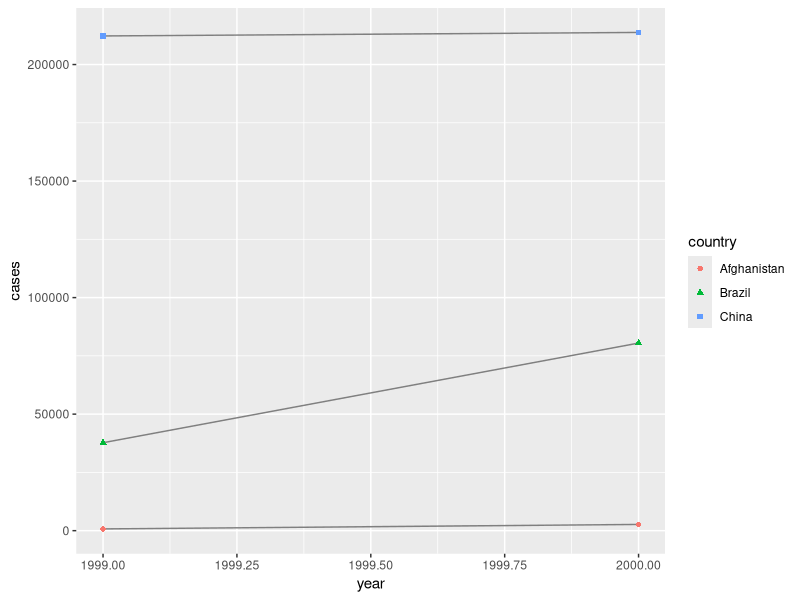

The R script that drew this image: (Note: this script raises an error after producing the figure.)
## ---- chunk 1
knitr::opts_chunk$set(echo = TRUE)
## ---- chunk 2
library(tidyverse)
table1
table2
table3
table1 %>%
  mutate(rate= cases / population*10000) #computes rate per 10,000
table1 %>% 
  count(year, wt= cases) #computes cases per year
## ---- chunk 3
library(ggplot2)
ggplot(table1, aes(year, cases)) +
  geom_line(aes(group = country), color= "grey50") +
  geom_point(aes(color= country, shape= country))
## ---- chunk 4
billboard
billboard |>
  pivot_longer(
    cols= starts_with("wk"), #specifys colums to pivot(the ones that aren't variables)
    names_to = "week", #names the variables stored in the column names
    values_to = "rank", #names the variable stored in the cell values 
    values_drop_na = TRUE #removes rows with NA values (ranks)
  )
## ---- chunk 5
df <- tribble(
  ~id, ~bp1, ~bp2,
  "A", 100, 120,
  "B", 140, 115,
  "C", 120, 125
)
#need to pivot df longer in order to get measurement(column names) and value(cell values)
df |>
  pivot_longer(
    cols= bp1:bp2,
    names_to = "measurement",
    values_to = "value"
  )
## ---- chunk 6
cms_patient_experience
cms_patient_experience |> 
  distinct(measure_cd, measure_title) #distinct function shows complete set of values for measure_cd and measure_title
## ---- chunk 7
cms_patient_experience |>
  pivot_wider(
    names_from= measure_cd,
    values_from = prf_rate
  )
## ---- chunk 8
cms_patient_experience |>
  pivot_wider(
    id_cols = starts_with("org"), #pivots wider all columns starting with 'org'
    names_from = measure_cd,
    values_from = prf_rate
  )

## ---- chunk 9
#creating a tribble
df <- tribble(
  ~id, ~measurement, ~value,
  "A", "bp1", 100,
  "B", "bp1", 140,
  "B", "bp2", 115,
  "A", "bp2", 120,
  "A", "bp3", 105
)

#take names from measurement column using 'names_from()' and values from values colume with 'values_from()'
df |>
  pivot_wider(
    names_from = measurement,
    values_from = value
  )
## ---- chunk 10

stocks <- tibble(
  year   = c(2015, 2015, 2016, 2016),
  half  = c(   1,    2,     1,    2),
  return = c(1.88, 0.59, 0.92, 0.17)
)

stocks %>% 
  pivot_wider(names_from = year, values_from = return)


stocks %>% 
  pivot_wider(names_from = year, values_from = return) %>% 
  pivot_longer(`2015`:`2016`, names_to = "year", values_to = "return")

## ---- chunk 11
library(tidyverse)
t4a <- table4a

colnames(table4a)

table4a %>% 
  pivot_longer(cols=c(1999, 2000), names_to = "year", values_to = "cases")
#> Error in `pivot_longer()`:
#> ! Can't subset columns past the end.
#> ℹ Locations 1999 and 2000 don't exist.
#> ℹ There are only 3 columns.

#The above code fails because it is thinking 1999 and 2000 are numbers. must put them in "" to show they are names of columns

table4a %>% 
  pivot_longer(cols=c("1999", "2000"), names_to = "year", values_to = "cases")
#the above code pivots the table longer as intended
## ---- chunk 12

preg <- tribble(
  ~pregnant, ~male, ~female,
  "yes",     NA,    10,
  "no",      20,    12
)

preg %>% 
  pivot_longer(
    cols= c(male, female),
    names_to = "Sex",
    values_to  = "Count"
  )
## ---- chunk 13
table3
table3 %>%
  separate(rate, into = c("cases", "population"))
#separate() will default to split values whereever there is a non-alphanumeric character (the / in this example)

#can also use sep = "" to direct where to split the data
table3 %>%
  separate(rate, into= c("cases", "population"), sep= "/")

#separate default converts new columns to character types
#can change this by using 'convert= TRUE' to convert them to better types
table3 %>%
  separate(rate, into= c("cases", "population"), convert = TRUE)

#can pass a vector of integers to 'sep =' to split at a position in the number
table3 %>% 
  separate(year, into= c("century", "year"), sep= 2)
## ---- chunk 14
#combine multiple colums into single colume with 'unite()'
table5
table5 %>%
  unite(year, century, year, sep="") #1st year = new column name, century and 2nd year = old column names, sep="" instructs a character to be put inbetween the two numbers see below example, default is to add an underscore_
#sep= "" says no separator in between

table5 %>%
  unite(year, century, year, sep= "tree")
